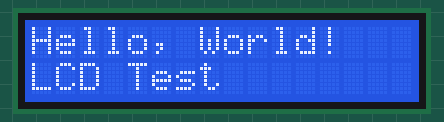
This sketch was run on a simulated Arduino Uno, built with avr-gcc and run on an emulated ATmega328P. Parts: 16×2 character LCD. What the sketch prints to the serial monitor is not drawn.

Above: at 0.1 s.
At 10.1 s:
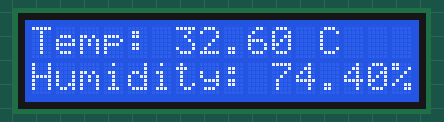
At 20.1 s:
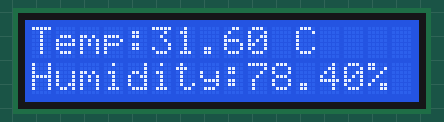

The sketch:

LCD_Testing.ino
```cpp
/*
Wiring Diagram:

    ESP8266 Pins:

        5V → VCC of LCD

        GND → GND of LCD

        SDA (D2 on NodeMCU) → SDA of LCD

        SCL (D1 on NodeMCU) → SCL of LCD

    16x2 LCD Connections (I2C):

        VCC → 5V

        GND → GND

        SDA → SDA (D2 on NodeMCU)

        SCL → SCL (D1 on NodeMCU)
*/

#include <Wire.h>
#include <LiquidCrystal_I2C.h>

// Initialize LCD (I2C address may vary, commonly 0x27 or 0x3F)
LiquidCrystal_I2C lcd(0x27, 16, 2); // Change the address if necessary

// Timer variable
unsigned long previousMillis = 0;
const long interval = 10000; // 10 seconds
bool toggle = false; // To track message switching

void setup() {
  // Start Serial Monitor
  Serial.begin(9600);

  // Initialize LCD
  lcd.init();
  lcd.backlight(); // Turn on the backlight

  // Display a startup message
  lcd.setCursor(0, 0); // Set cursor to the first column, first row
  lcd.print("Hello, World!");
  lcd.setCursor(0, 1); // Set cursor to the first column, second row
  lcd.print("LCD Test");

  Serial.println("LCD initialized.");
}

void loop() {
  unsigned long currentMillis = millis();

  if (currentMillis - previousMillis >= interval) {
    previousMillis = currentMillis; // Reset timer

    lcd.clear(); // Clear previous message

    if (toggle) {
      lcd.setCursor(0, 0);
      lcd.print("Temp:31.60 C");
      lcd.setCursor(0, 1);
      lcd.print("Humidity:78.40%");
    } else {
      lcd.setCursor(0, 0);
      lcd.print("Temp: 32.60 C");
      lcd.setCursor(0, 1);
      lcd.print("Humidity: 74.40%");
    }

    toggle = !toggle; // Switch message for next cycle
  }
}

//Checking the I2C address of LCD
//Upload this code, open the Serial Monitor, and check the output for the I2C address of your LCD module.
//Update the LiquidCrystal_I2C lcd(0x27, 16, 2); line in the main code with the correct address.
/*
#include <Wire.h>

void setup() {
  Serial.begin(115200);
  Wire.begin();
  Serial.println("I2C Scanner started...");
}

void loop() {
  byte error, address;
  int devices = 0;

  Serial.println("Scanning...");

  for (address = 1; address < 127; address++) {
    Wire.beginTransmission(address);
    error = Wire.endTransmission();

    if (error == 0) {
      Serial.print("I2C device found at address 0x");
      if (address < 16) Serial.print("0");
      Serial.print(address, HEX);
      Serial.println();
      devices++;
    } else if (error == 4) {
      Serial.print("Unknown error at address 0x");
      if (address < 16) Serial.print("0");
      Serial.println(address, HEX);
    }
  }

  if (devices == 0) {
    Serial.println("No I2C devices found.");
  }

  delay(5000); // Wait 5 seconds before scanning again
}
*/
```

Measured:
- what the display in image 1 shows lasts 10.0 s, from 10.0 s to 20.0 s
